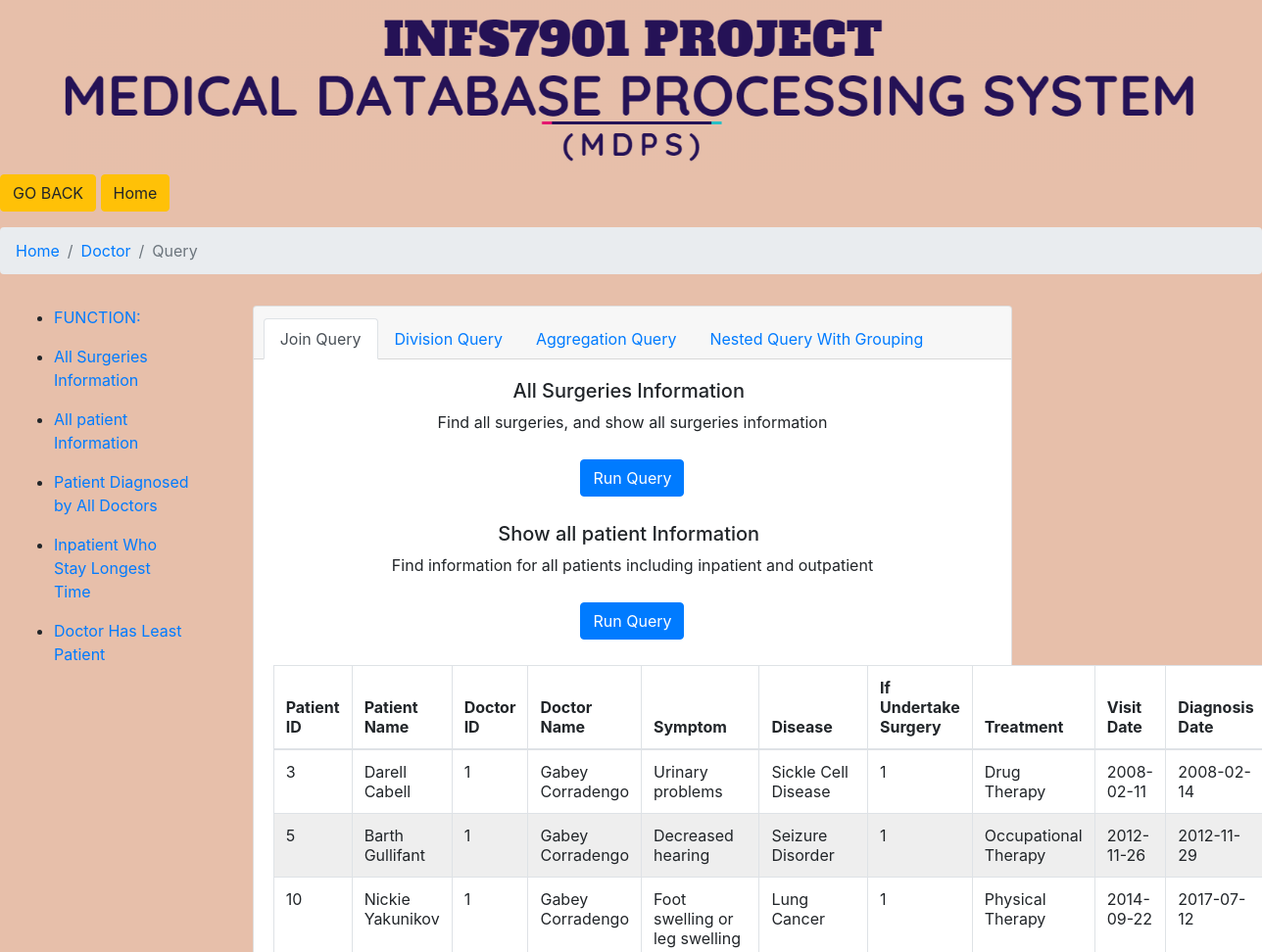
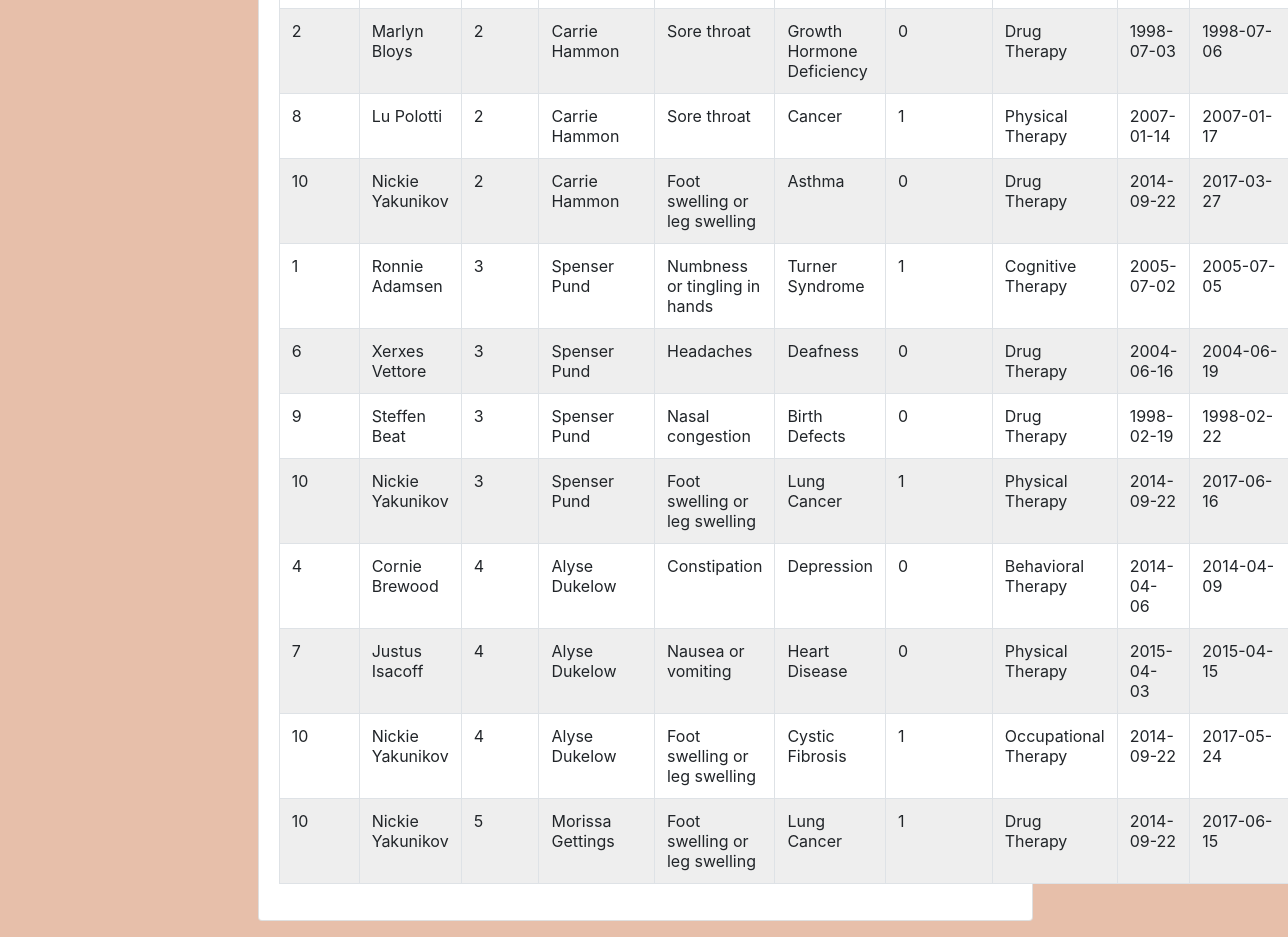
The app's page /includes/doc_query/join_query/queries2.php with its own data (2 pictures, top to bottom).
### tables this page shows
CREATE TABLE `patient_1` (
  `pat_id` int(11) NOT NULL,
  `visit_date` date DEFAULT NULL,
  `age` int(11) DEFAULT NULL,
  `pat_name` varchar(200) DEFAULT NULL,
  `gender` varchar(200) DEFAULT NULL,
  `address` varchar(200) DEFAULT NULL,
  `symptom` varchar(200) DEFAULT NULL
);

CREATE TABLE `pat_doc_2` (
  `pat_id` int(11) NOT NULL,
  `doc_id` int(11) NOT NULL,
  `if_surge` int(11) DEFAULT NULL,
  `disease` varchar(200) DEFAULT NULL,
  `treatment` varchar(200) DEFAULT NULL
);

CREATE TABLE `doctor` (
  `doc_id` int(11) NOT NULL,
  `age` int(11) DEFAULT NULL,
  `doc_name` varchar(200) DEFAULT NULL
);

CREATE TABLE `pat_doc_1` (
  `pat_id` int(11) NOT NULL,
  `doc_id` int(11) NOT NULL DEFAULT '0',
  `date` date DEFAULT NULL
);

### includes/doc_query/join_query/queries2.php (the view, shortened to what this page needs)
<head>
  <link rel="stylesheet" href="https://maxcdn.bootstrapcdn.com/bootstrap/4.0.0/css/bootstrap.min.css">
  </head>
<body style="background-color:E7BFAA;">
<div align="center">
<img class="mw-100" src="logo.png"style="width: 90%">
</div>
  <form>
    <input type="button" value="GO BACK " class="btn btn-warning" onclick="history.go(-1);return false;" />
    <input type="button" value="Home " class="btn btn-warning" onclick="window.location.href='https://yifei.uqcloud.net/MDPS/index.php'" />
  </form>
  <?php
        $servername = "localhost";
        $username = "root";
        $password = "d74dbdad52b2dfe8";
        $dbname = "project_hospital";
        $conn = new mysqli($servername, $username, $password, $dbname);
    ?>
        <nav aria-label="breadcrumb">
    <ol class="breadcrumb">
    <li class="breadcrumb-item"><a href="https://yifei.uqcloud.net/MDPS/index.php">Home</a></li>
    <li class="breadcrumb-item"><a href="https://yifei.uqcloud.net/MDPS/includes/logged_in_as_doc.php">Doctor</a></li>
    <li class="breadcrumb-item active" aria-current="page">Query</li>
    </ol>
    </nav>
<div class="container-fluid row">
<div class="d-none d-xl-block col-xl-2 bd-toc">
            <ul class="section-nav">
            <li class="toc-entry toc-h5 mt-3 mb-3 active"><a href="#">FUNCTION:</a></li>
<li class="toc-entry toc-h3 mt-3 mb-3"><a href="/MDPS/includes/doc_query/join_query/queries.php">All Surgeries Information</a></li>
<li class="toc-entry toc-h3 mt-3 mb-3"><a href="/MDPS/includes/doc_query/join_query/queries2.php">All patient Information</a></li>
<li class="toc-entry toc-h3 mt-3 mb-3"><a href="/MDPS/includes/doc_query/division_query/queries1.php">Patient Diagnosed by All Doctors</a></li>
<li class="toc-entry toc-h3 mt-3 mb-3"><a href="/MDPS/includes/doc_query/aggregation_query/queries1.php">Inpatient Who Stay Longest Time</a></li>
<li class="toc-entry toc-h3 mt-3 mb-3"><a href="/MDPS/includes/doc_query/nested_query/queries.php">Doctor Has Least Patient</a></li>
</ul>
</div>
<main class="col-12 col-md-9 col-xl-8 py-md-3 pl-md-5 bd-content" role="main">
<div class="card text-center">
  <div class="card-header">
    <ul class="nav nav-tabs card-header-tabs">
    <li class="nav-item">
        <a class="nav-link active" href="#">Join Query</a>
      </li>
      <li class="nav-item">
        <a class="nav-link" href="/MDPS/includes/doc_query/division_query/queries.php">Division Query</a>
      </li>
      <li class="nav-item">
        <a class="nav-link" href="/MDPS/includes/doc_query/aggregation_query/queries.php">Aggregation Query</a>
      </li>
      <li class="nav-item">
        <a class="nav-link" href="/MDPS/includes/doc_query/nested_query/queries.php">Nested Query With Grouping</a>
      </li>
    </ul>
  </div>
  <div class="card-body">
  <h5 id="query1"><div>All Surgeries Information<a class="anchorjs-link " aria-label="Anchor" data-anchorjs-icon="#" style="padding-left: 0.375em;"></a></div></h5>
    <p class="card-text">Find all surgeries, and show all surgeries information</p>
    <form action="" method="post">
    <input type="button" name="query1" class="btn btn-primary" value="Run Query" style="text-align:right;margin:10px" onclick="location.href='queries.php';"/>
    </form>
    <h5 id="query1"><div>Show all patient Information<a class="anchorjs-link " href="#queryj2" aria-label="Anchor" data-anchorjs-icon="#" style="padding-left: 0.375em;"></a></div></h5>
    <p class="card-text">Find information for all patients including inpatient and outpatient</p>
    <form action="" method="post">
    <input type="button" name="query1" class="btn btn-primary" value="Run Query" style="text-align:right;margin:10px" onclick="location.href='/MDPS/includes/doc_query/queries.php';"/>
    </form>
    <table class="table thead-light table-bordered" id="t01" align="center">
    <thead>
      <tr>
        <th scope="col">Patient ID</th>
        <th scope="col">Patient Name</th>
        <th scope="col">Doctor ID</th>
        <th scope="col">Doctor Name</th>
        <th scope="col">Symptom</th>
        <th scope="col">Disease</th>
        <th scope="col">If Undertake Surgery</th>
        <th scope="col">Treatment</th>
        <th scope="col">Visit Date</th>
        <th scope="col">Diagnosis Date</th>
      </tr>
    </thead>
    <tbody id="queryTable1">
      <?php
                    $query = "select p1.pat_id,p1.pat_name,p1.visit_date,pd1.date,p1.symptom,pd2.doc_id,d.doc_name,pd2.disease,pd2.if_surge,pd2.treatment
                    from patient_1 p1,pat_doc_1 pd1,pat_doc_2 pd2,doctor as d
                    where p1.pat_id=pd1.pat_id and p1.pat_id=pd2.pat_id and d.doc_id=pd1.doc_id and d.doc_id = pd2.doc_id";
                    $result = mysqli_query($conn, $query);
                    while ($rows = mysqli_fetch_array($result)) {
                        echo "<tr>";
                        echo "<td>".$rows["pat_id"]."</td>";
                        echo "<td>".$rows["pat_name"]."</td>";
                        echo "<td>".$rows["doc_id"]."</td>";
                        echo "<td>".$rows["doc_name"]."</td>";
                        echo "<td>".$rows["symptom"]."</td>";
                        echo "<td>".$rows["disease"]."</td>";
                        echo "<td>".$rows["if_surge"]."</td>";
                        echo "<td>".$rows["treatment"]."</td>";
                        echo "<td>".$rows["visit_date"]."</td>";
                        echo "<td>".$rows["date"]."</td>";
                        echo "</tr>";
            }
            ?>
    </tbody>
  </table>
  </div>
</div>
</main>
</div>
</body>

### includes/doc_query/join_query/queries2.php (style rules this page uses)
table#t01 { width:auto; }
table#t01, th, td { border: 1px solid black; border-collapse: collapse; }
th, td { padding: 15px; text-align: left; }
table#t01 tr:nth-child(even) { background-color: #eee; }
table#t01 tr:nth-child(odd) { background-color: #fff; }

### records on screen
patient_1: pat_id "3", pat_name "Darell Cabell", pat_doc_2.doc_id "1", doctor.doc_name "Gabey Corradengo", symptom "Urinary problems", pat_doc_2.disease "Sickle Cell Disease", pat_doc_2.if_surge "1", pat_doc_2.treatment "Drug Therapy", visit_date "2008-02-11", pat_doc_1.date "2008-02-14"
patient_1: pat_id "5", pat_name "Barth Gullifant", pat_doc_2.doc_id "1", doctor.doc_name "Gabey Corradengo", symptom "Decreased hearing", pat_doc_2.disease "Seizure Disorder", pat_doc_2.if_surge "1", pat_doc_2.treatment "Occupational Therapy", visit_date "2012-11-26", pat_doc_1.date "2012-11-29"
patient_1: pat_id "10", pat_name "Nickie Yakunikov", pat_doc_2.doc_id "1", doctor.doc_name "Gabey Corradengo", symptom "Foot swelling or leg swelling", pat_doc_2.disease "Lung Cancer", pat_doc_2.if_surge "1", pat_doc_2.treatment "Physical Therapy", visit_date "2014-09-22", pat_doc_1.date "2017-07-12", pat_doc_2.doc_id "2", doctor.doc_name "Carrie Hammon", pat_doc_2.disease "Asthma", pat_doc_2.if_surge "0", pat_doc_2.treatment "Drug Therapy", pat_doc_1.date "2017-03-27", pat_doc_2.doc_id "3", doctor.doc_name "Spenser Pund", pat_doc_1.date "2017-06-16", pat_doc_2.doc_id "4", doctor.doc_name "Alyse Dukelow", pat_doc_2.disease "Cystic Fibrosis", pat_doc_2.treatment "Occupational Therapy", pat_doc_1.date "2017-05-24", pat_doc_2.doc_id "5", doctor.doc_name "Morissa Gettings", pat_doc_1.date "2017-06-15"
patient_1: pat_id "2", pat_name "Marlyn Bloys", pat_doc_2.doc_id "2", doctor.doc_name "Carrie Hammon", symptom "Sore throat", pat_doc_2.disease "Growth Hormone Deficiency", pat_doc_2.if_surge "0", pat_doc_2.treatment "Drug Therapy", visit_date "1998-07-03", pat_doc_1.date "1998-07-06"
patient_1: pat_id "8", pat_name "Lu Polotti", pat_doc_2.doc_id "2", doctor.doc_name "Carrie Hammon", symptom "Sore throat", pat_doc_2.disease "Cancer", pat_doc_2.if_surge "1", pat_doc_2.treatment "Physical Therapy", visit_date "2007-01-14", pat_doc_1.date "2007-01-17"
patient_1: pat_id "1", pat_name "Ronnie Adamsen", pat_doc_2.doc_id "3", doctor.doc_name "Spenser Pund", symptom "Numbness or tingling in hands", pat_doc_2.disease "Turner Syndrome", pat_doc_2.if_surge "1", pat_doc_2.treatment "Cognitive Therapy", visit_date "2005-07-02", pat_doc_1.date "2005-07-05"
patient_1: pat_id "6", pat_name "Xerxes Vettore", pat_doc_2.doc_id "3", doctor.doc_name "Spenser Pund", symptom "Headaches", pat_doc_2.disease "Deafness", pat_doc_2.if_surge "0", pat_doc_2.treatment "Drug Therapy", visit_date "2004-06-16", pat_doc_1.date "2004-06-19"
patient_1: pat_id "9", pat_name "Steffen Beat", pat_doc_2.doc_id "3", doctor.doc_name "Spenser Pund", symptom "Nasal congestion", pat_doc_2.disease "Birth Defects", pat_doc_2.if_surge "0", pat_doc_2.treatment "Drug Therapy", visit_date "1998-02-19", pat_doc_1.date "1998-02-22"
patient_1: pat_id "4", pat_name "Cornie Brewood", pat_doc_2.doc_id "4", doctor.doc_name "Alyse Dukelow", symptom "Constipation", pat_doc_2.disease "Depression", pat_doc_2.if_surge "0", pat_doc_2.treatment "Behavioral Therapy", visit_date "2014-04-06", pat_doc_1.date "2014-04-09"
patient_1: pat_id "7", pat_name "Justus Isacoff", pat_doc_2.doc_id "4", doctor.doc_name "Alyse Dukelow", symptom "Nausea or vomiting", pat_doc_2.disease "Heart Disease", pat_doc_2.if_surge "0", pat_doc_2.treatment "Physical Therapy", visit_date "2015-04-03", pat_doc_1.date "2015-04-15"
